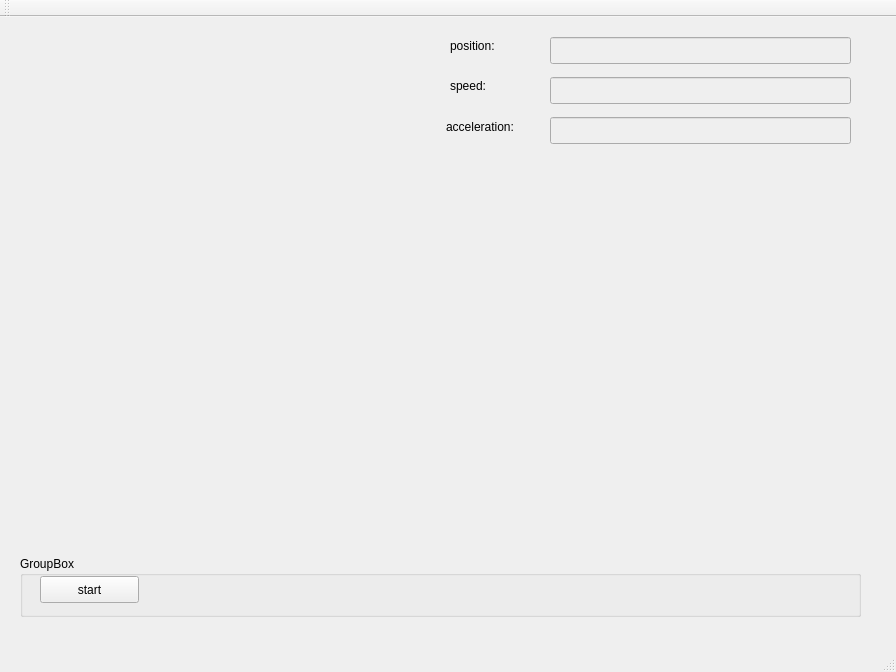
<?xml version="1.0" encoding="UTF-8"?>
<ui version="4.0">
 <class>MainWindow</class>
 <widget class="QMainWindow" name="MainWindow">
  <property name="geometry">
   <rect>
    <x>0</x>
    <y>0</y>
    <width>896</width>
    <height>672</height>
   </rect>
  </property>
  <property name="windowTitle">
   <string>MainWindow</string>
  </property>
  <widget class="QWidget" name="centralWidget">
   <widget class="QWidget" name="spaceViewer" native="true">
    <property name="geometry">
     <rect>
      <x>0</x>
      <y>0</y>
      <width>421</width>
      <height>381</height>
     </rect>
    </property>
    <property name="palette">
     <palette>
      <active>
       <colorrole role="Button">
        <brush brushstyle="SolidPattern">
         <color alpha="255">
          <red>89</red>
          <green>88</green>
          <blue>88</blue>
         </color>
        </brush>
       </colorrole>
       <colorrole role="Light">
        <brush brushstyle="SolidPattern">
         <color alpha="255">
          <red>153</red>
          <green>153</green>
          <blue>153</blue>
         </color>
        </brush>
       </colorrole>
       <colorrole role="Midlight">
        <brush brushstyle="SolidPattern">
         <color alpha="255">
          <red>130</red>
          <green>129</green>
          <blue>127</blue>
         </color>
        </brush>
       </colorrole>
       <colorrole role="BrightText">
        <brush brushstyle="SolidPattern">
         <color alpha="255">
          <red>161</red>
          <green>161</green>
          <blue>161</blue>
         </color>
        </brush>
       </colorrole>
       <colorrole role="Base">
        <brush brushstyle="SolidPattern">
         <color alpha="255">
          <red>140</red>
          <green>140</green>
          <blue>140</blue>
         </color>
        </brush>
       </colorrole>
       <colorrole role="Window">
        <brush brushstyle="SolidPattern">
         <color alpha="255">
          <red>124</red>
          <green>123</green>
          <blue>123</blue>
         </color>
        </brush>
       </colorrole>
       <colorrole role="HighlightedText">
        <brush brushstyle="SolidPattern">
         <color alpha="255">
          <red>139</red>
          <green>139</green>
          <blue>139</blue>
         </color>
        </brush>
       </colorrole>
       <colorrole role="AlternateBase">
        <brush brushstyle="SolidPattern">
         <color alpha="255">
          <red>113</red>
          <green>113</green>
          <blue>113</blue>
         </color>
        </brush>
       </colorrole>
       <colorrole role="ToolTipBase">
        <brush brushstyle="SolidPattern">
         <color alpha="255">
          <red>159</red>
          <green>159</green>
          <blue>137</blue>
         </color>
        </brush>
       </colorrole>
       <colorrole role="ToolTipText">
        <brush brushstyle="SolidPattern">
         <color alpha="255">
          <red>113</red>
          <green>113</green>
          <blue>113</blue>
         </color>
        </brush>
       </colorrole>
      </active>
      <inactive>
       <colorrole role="Button">
        <brush brushstyle="SolidPattern">
         <color alpha="255">
          <red>89</red>
          <green>88</green>
          <blue>88</blue>
         </color>
        </brush>
       </colorrole>
       <colorrole role="Light">
        <brush brushstyle="SolidPattern">
         <color alpha="255">
          <red>153</red>
          <green>153</green>
          <blue>153</blue>
         </color>
        </brush>
       </colorrole>
       <colorrole role="Midlight">
        <brush brushstyle="SolidPattern">
         <color alpha="255">
          <red>130</red>
          <green>129</green>
          <blue>127</blue>
         </color>
        </brush>
       </colorrole>
       <colorrole role="BrightText">
        <brush brushstyle="SolidPattern">
         <color alpha="255">
          <red>161</red>
          <green>161</green>
          <blue>161</blue>
         </color>
        </brush>
       </colorrole>
       <colorrole role="Base">
        <brush brushstyle="SolidPattern">
         <color alpha="255">
          <red>225</red>
          <green>225</green>
          <blue>225</blue>
         </color>
        </brush>
       </colorrole>
       <colorrole role="Window">
        <brush brushstyle="SolidPattern">
         <color alpha="255">
          <red>212</red>
          <green>211</green>
          <blue>211</blue>
         </color>
        </brush>
       </colorrole>
       <colorrole role="HighlightedText">
        <brush brushstyle="SolidPattern">
         <color alpha="255">
          <red>139</red>
          <green>139</green>
          <blue>139</blue>
         </color>
        </brush>
       </colorrole>
       <colorrole role="AlternateBase">
        <brush brushstyle="SolidPattern">
         <color alpha="255">
          <red>113</red>
          <green>113</green>
          <blue>113</blue>
         </color>
        </brush>
       </colorrole>
       <colorrole role="ToolTipBase">
        <brush brushstyle="SolidPattern">
         <color alpha="255">
          <red>159</red>
          <green>159</green>
          <blue>137</blue>
         </color>
        </brush>
       </colorrole>
       <colorrole role="ToolTipText">
        <brush brushstyle="SolidPattern">
         <color alpha="255">
          <red>113</red>
          <green>113</green>
          <blue>113</blue>
         </color>
        </brush>
       </colorrole>
      </inactive>
      <disabled>
       <colorrole role="Button">
        <brush brushstyle="SolidPattern">
         <color alpha="255">
          <red>89</red>
          <green>88</green>
          <blue>88</blue>
         </color>
        </brush>
       </colorrole>
       <colorrole role="Light">
        <brush brushstyle="SolidPattern">
         <color alpha="255">
          <red>153</red>
          <green>153</green>
          <blue>153</blue>
         </color>
        </brush>
       </colorrole>
       <colorrole role="Midlight">
        <brush brushstyle="SolidPattern">
         <color alpha="255">
          <red>130</red>
          <green>129</green>
          <blue>127</blue>
         </color>
        </brush>
       </colorrole>
       <colorrole role="BrightText">
        <brush brushstyle="SolidPattern">
         <color alpha="255">
          <red>161</red>
          <green>161</green>
          <blue>161</blue>
         </color>
        </brush>
       </colorrole>
       <colorrole role="Base">
        <brush brushstyle="SolidPattern">
         <color alpha="255">
          <red>212</red>
          <green>211</green>
          <blue>211</blue>
         </color>
        </brush>
       </colorrole>
       <colorrole role="Window">
        <brush brushstyle="SolidPattern">
         <color alpha="255">
          <red>212</red>
          <green>211</green>
          <blue>211</blue>
         </color>
        </brush>
       </colorrole>
       <colorrole role="HighlightedText">
        <brush brushstyle="SolidPattern">
         <color alpha="255">
          <red>139</red>
          <green>139</green>
          <blue>139</blue>
         </color>
        </brush>
       </colorrole>
       <colorrole role="AlternateBase">
        <brush brushstyle="SolidPattern">
         <color alpha="255">
          <red>113</red>
          <green>113</green>
          <blue>113</blue>
         </color>
        </brush>
       </colorrole>
       <colorrole role="ToolTipBase">
        <brush brushstyle="SolidPattern">
         <color alpha="255">
          <red>159</red>
          <green>159</green>
          <blue>137</blue>
         </color>
        </brush>
       </colorrole>
       <colorrole role="ToolTipText">
        <brush brushstyle="SolidPattern">
         <color alpha="255">
          <red>113</red>
          <green>113</green>
          <blue>113</blue>
         </color>
        </brush>
       </colorrole>
      </disabled>
     </palette>
    </property>
   </widget>
   <widget class="QGroupBox" name="groupBox">
    <property name="geometry">
     <rect>
      <x>20</x>
      <y>539</y>
      <width>841</width>
      <height>61</height>
     </rect>
    </property>
    <property name="title">
     <string>GroupBox</string>
    </property>
    <widget class="QPushButton" name="startModellingButton">
     <property name="geometry">
      <rect>
       <x>20</x>
       <y>20</y>
       <width>99</width>
       <height>27</height>
      </rect>
     </property>
     <property name="text">
      <string>start</string>
     </property>
    </widget>
   </widget>
   <widget class="QLineEdit" name="positionView">
    <property name="enabled">
     <bool>false</bool>
    </property>
    <property name="geometry">
     <rect>
      <x>550</x>
      <y>20</y>
      <width>301</width>
      <height>27</height>
     </rect>
    </property>
    <property name="cursorPosition">
     <number>0</number>
    </property>
   </widget>
   <widget class="QLabel" name="label">
    <property name="geometry">
     <rect>
      <x>450</x>
      <y>20</y>
      <width>67</width>
      <height>17</height>
     </rect>
    </property>
    <property name="text">
     <string>position:</string>
    </property>
   </widget>
   <widget class="QLineEdit" name="speedView">
    <property name="enabled">
     <bool>false</bool>
    </property>
    <property name="geometry">
     <rect>
      <x>550</x>
      <y>60</y>
      <width>301</width>
      <height>27</height>
     </rect>
    </property>
    <property name="cursorPosition">
     <number>0</number>
    </property>
   </widget>
   <widget class="QLabel" name="label_2">
    <property name="geometry">
     <rect>
      <x>450</x>
      <y>60</y>
      <width>67</width>
      <height>17</height>
     </rect>
    </property>
    <property name="text">
     <string>speed:</string>
    </property>
   </widget>
   <widget class="QLineEdit" name="accelerationView">
    <property name="enabled">
     <bool>false</bool>
    </property>
    <property name="geometry">
     <rect>
      <x>550</x>
      <y>100</y>
      <width>301</width>
      <height>27</height>
     </rect>
    </property>
    <property name="cursorPosition">
     <number>0</number>
    </property>
   </widget>
   <widget class="QLabel" name="label_3">
    <property name="geometry">
     <rect>
      <x>446</x>
      <y>100</y>
      <width>91</width>
      <height>20</height>
     </rect>
    </property>
    <property name="text">
     <string>acceleration:</string>
    </property>
   </widget>
  </widget>
  <widget class="QMenuBar" name="menuBar">
   <property name="geometry">
    <rect>
     <x>0</x>
     <y>0</y>
     <width>896</width>
     <height>25</height>
    </rect>
   </property>
  </widget>
  <widget class="QToolBar" name="mainToolBar">
   <attribute name="toolBarArea">
    <enum>TopToolBarArea</enum>
   </attribute>
   <attribute name="toolBarBreak">
    <bool>false</bool>
   </attribute>
  </widget>
  <widget class="QStatusBar" name="statusBar"/>
 </widget>
 <layoutdefault spacing="6" margin="11"/>
 <resources/>
 <connections/>
</ui>
